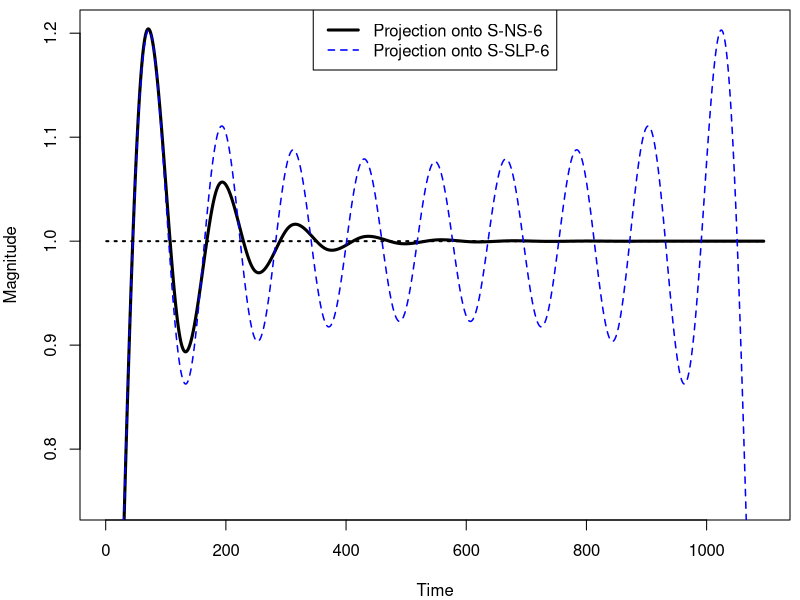

Recreate this plot in R.
#
#  Generate Figure S2 for supplement
#
library("multitaper")
library("splines")
library("MASS")

#  3 years of data for "zoomed" in effect
N <- 365 * 3
time <- 1:N
Nknot <- 18

basis1 <- ns(time, df=Nknot) # 6 knots per year
basis2 <- dpss(n = N, k = Nknot, nw = (Nknot+1) / 2)$v

S1 <- basis1 %*% ginv(t(basis1) %*% basis1) %*% t(basis1)
S2 <- basis2 %*% t(basis2)

oneV <- rep(1, N)
oneP1 <- S1 %*% oneV
oneP2 <- S2 %*% oneV

pMax <- max(oneP1, oneP2)

#
#  Generate Figure S2 for supplement
#
# pdf(file = "figures/gibbsRipples.pdf", width = 6, height = 4)
postscript(file = "figures/figSupp2-gibbsRipples.eps", width = 6, height = 4,
           horizontal = FALSE, paper = 'special')
par(mar = c(4,4,0.5,0.5))
plot(1:N, oneV, type = "l", lwd = 2, lty = 3, xlab = "Time", ylab = "Magnitude", ylim = c(0.75, pMax))
lines(1:N, oneP1, lwd = 3, lty = 1, col = "black")
lines(1:N, oneP2, lwd = 1.5, lty = 2, col = "blue")
legend(x = "top", legend = c("Projection onto S-NS-6", "Projection onto S-SLP-6"),
       lty = c(1, 2), lwd = c(3, 1.5), col = c("black", "blue"))
dev.off()
